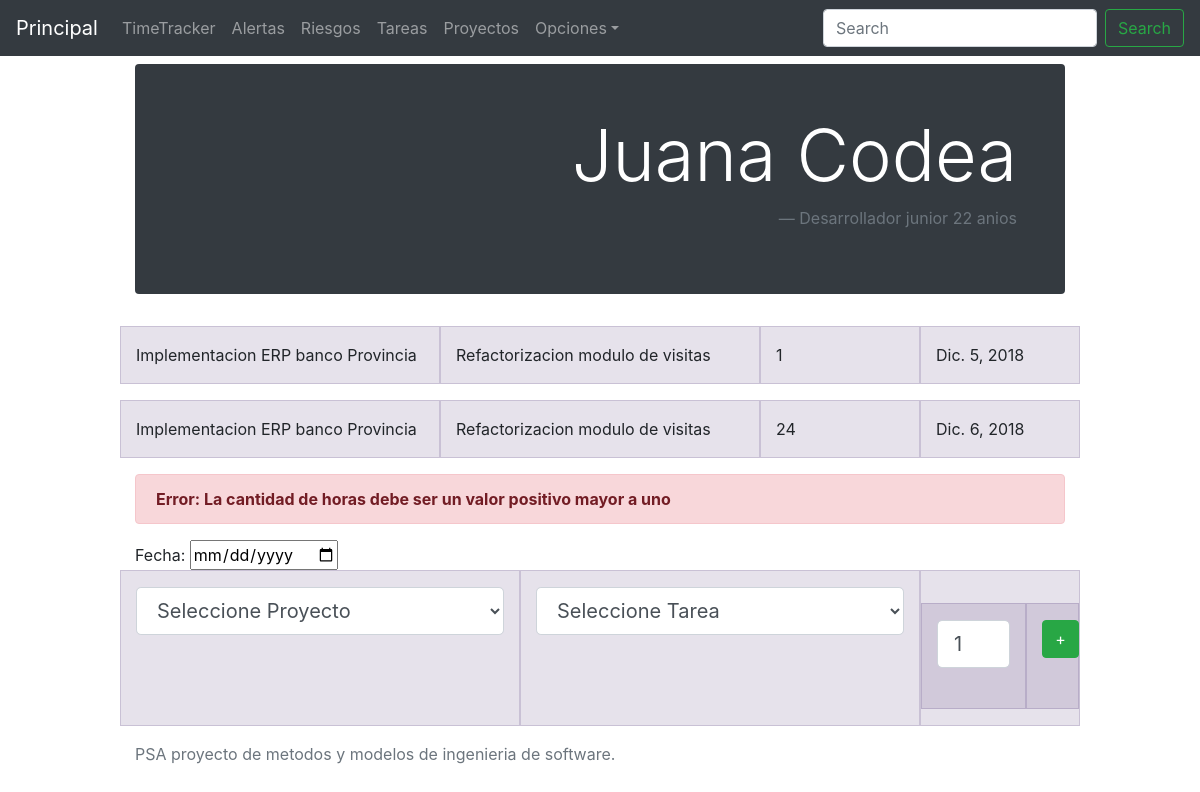
Page /timeTracker/detail/2/add/ on the committed database.
### timeTracker/models.py (models this page shows, shortened)
class Desarrollador(models.Model):
	nombre = models.CharField(max_length=200)
	apellido= models.CharField(max_length=200)
	edad = models.IntegerField(validators=[MinValueValidator(0)])
	def cargarHoras(self, cant, proyecto, tarea,fecha, tareasPorProyecto, tareas):
		try:
			cantidad = int(cant)
		except:
			return ValidationError("La cantidad de horas debe ser un valor positivo mayor a uno")
	def __str__(self):
		return self.nombre+' '+self.apellido

class Horas(models.Model):
	desarrollador = models.ForeignKey(Desarrollador, on_delete=models.CASCADE, blank= True, null=True)
	tarea = models.ForeignKey(Tarea, on_delete=models.SET_NULL, blank= True, null=True)
	cantidad = models.IntegerField(validators=[MinValueValidator(0)])
	fecha = models.DateTimeField(auto_now_add=False, blank=False)

class Tarea(models.Model):
	nombre = models.CharField(max_length=200)
	proyecto = models.ForeignKey(Proyecto, blank= True, null=True, on_delete=models.SET_NULL)
	responsable = models.ForeignKey(Desarrollador, blank= True, null=True, on_delete=models.SET_NULL)

class Proyecto(models.Model):
	nombre= models.CharField(max_length=200)

### timeTracker/views.py (the view)
# urls.py: url(r'^detail/(?P<desarrollador_id>[0-9]+)/add/$', views.add, name='add'),
def add(request, desarrollador_id):
	desarrollador = get_object_or_404(Desarrollador, pk=desarrollador_id)
	cantidad = request.POST.get('cantidad',None)
	proyecto =  request.POST.get('proyecto', None)
	tarea_index = request.POST.get('tarea', None)
	fecha = request.POST.get('fecha', None)
	global tareasPorProyecto
	validationError = desarrollador.cargarHoras(cantidad, proyecto, tarea_index, fecha, tareasPorProyecto, Tarea.objects.all())
	if(validationError == None):
		return HttpResponseRedirect(reverse('timeTracker:detail', args=(desarrollador.id,)))
	else:
		return renderDetail(request, desarrollador_id,[validationError.msg])

### timeTracker/models.py (called while the page is built)
	def __eq__(self, other):
		if isinstance(other, ValidationError):
			return self.msg == other.msg
		return False

### timeTracker/views.py (called while the page is built)
def fillGlobalDictionary():
	global tareasPorProyecto
	tareasPorProyecto = {}
	for proyecto in Proyecto.objects.all():
		tareas = []
		for tarea in proyecto.tarea_set.all():
			tareas.append(tarea.nombre)
		tareasPorProyecto[proyecto.nombre] = tareas
	return tareasPorProyecto;

def renderDetail(request, desarrollador_id, errors):
	desarrollador = get_object_or_404(Desarrollador, pk=desarrollador_id)
	fillGlobalDictionary()
	global tareasPorProyecto
	proyectos = Proyecto.objects.all()
	context = {'desarrollador': desarrollador,'proyectos':proyectos, 'tareasPorProyecto':json.dumps(tareasPorProyecto), 'errors': errors}
	return render(request, 'timeTracker/detail.html', context)

### timeTracker/templates/timeTracker/detail.html (shortened to what this page needs)
{% extends "base.html" %}
{% block content %}
<div class="jumbotron p-3 p-md-5 text-white rounded bg-dark">
          <blockquote class="blockquote text-right">
              <h1 class="display-3">{{desarrollador}}</h1>
              <footer class="blockquote-footer">Desarrollador junior {{desarrollador.edad}} anios</footer>
          </blockquote>
</div>
{% for horas in desarrollador.horas_set.all %}
    <div class="row">
        <div class="col-sm-4">{{horas.tarea.proyecto.nombre}}</div>
        <div class="col-sm-4">{{horas.tarea.nombre}}</div>
        <div class="col-sm-2">{{horas.cantidad }}</div>
        <div class="col-sm-2">{{horas.fecha.date}}</div>
    </div>
{% endfor %}
{% for error in errors %}
  <div class="alert alert-danger">
    <strong>Error: {{error}}</strong>
  </div>
{% endfor %}
  <form action="{% url 'timeTracker:add' desarrollador.id %}" method="post">
    Fecha: <input type="date" name="fecha"><br>
    <div class="row">
        <div class="col-sm-5">
          <select class="form-control form-control-lg" name="proyecto" onchange="ChangeList(this)">
              <option value="" selected disabled hidden>Seleccione Proyecto</option>
          </select><br>
        </div>
        <div class="col-sm-5">
          <select class="form-control form-control-lg"name="tarea" id="tareasSelect" >
              <option value="" selected disabled hidden>Seleccione Tarea</option>
          </select><br>
        </div>
        <div class="col-sm-2">
            <div class="row">
              <div class="col-sm-8">
                <input class="form-control form-control-lg" type="number" name="cantidad" value="1" min="1" max="1000"><br>
              </div>
              <div class="col-sm-4">
                <button type="submit" class="btn btn-success">+</button>
              </div>
            </div>
        </div>
    </div>
  </form>
{% endblock %}

### timeTracker/static/styles/index.css (style rules this page uses)
html, body { overflow-x: hidden; }
body { padding-top: 56px; }

### timeTracker/static/styles/detail.css (style rules this page uses)
body { padding-top: 2rem; padding-bottom: 2rem; }

### timeTracker/static/styles/grid.css (style rules this page uses)
.row { margin-bottom: 1rem; }
.row .row { margin-top: 1rem; margin-bottom: 0; }
[class*="col-"] { padding-top: 1rem; padding-bottom: 1rem; background-color: rgba(86, 61, 124, .15); border: 1px solid rgba(86, 61, 124, .2); }

### rows in the picture
Desarrollador: nombre+apellido "Juana Codea", edad "22"
Horas: tarea.proyecto.nombre "Implementacion ERP banco Provincia", tarea.nombre "Refactorizacion modulo de visitas", cantidad "1", fecha "Dic. 5, 2018"
Horas: tarea.proyecto.nombre "Implementacion ERP banco Provincia", tarea.nombre "Refactorizacion modulo de visitas", cantidad "24", fecha "Dic. 6, 2018"

### other values in the picture
{{ error }} "La cantidad de horas debe ser un valor positivo mayor a uno"
